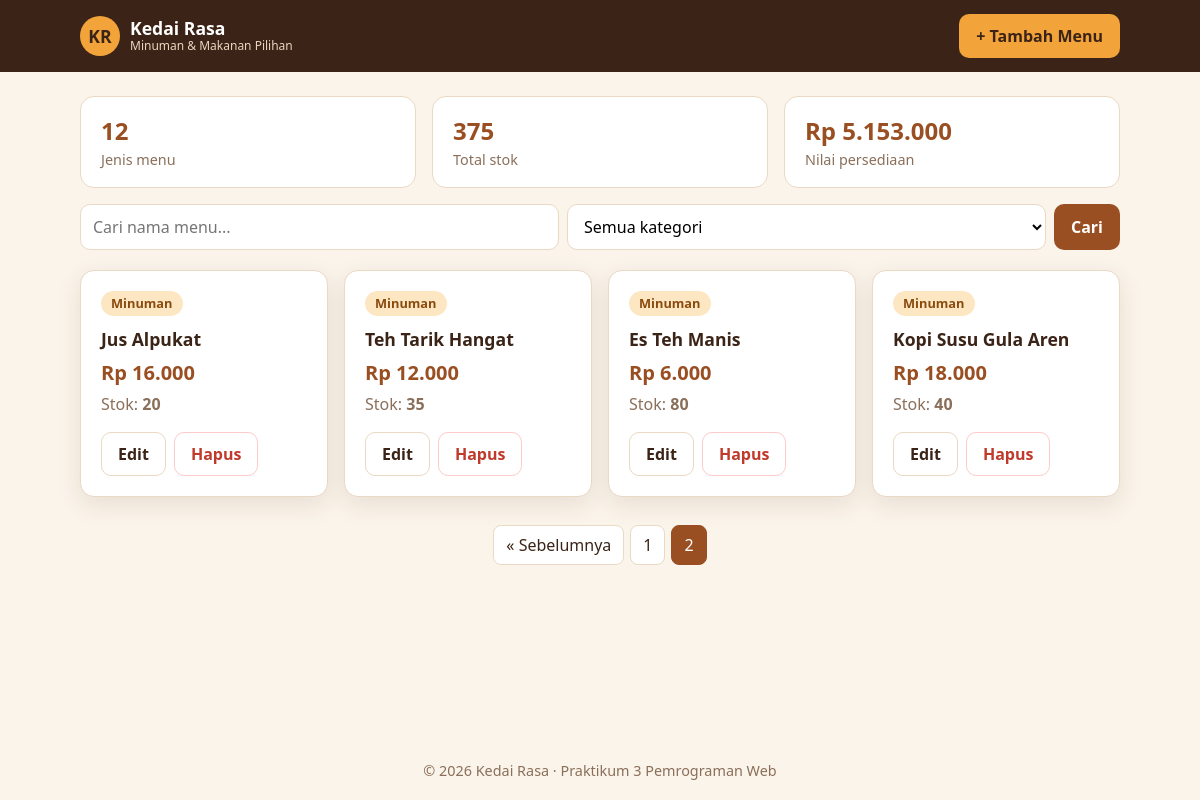
The app's page /index.php?page=2 with its own data.
### tables this page shows
CREATE TABLE products (
  id         INT AUTO_INCREMENT PRIMARY KEY,
  name       VARCHAR(100)  NOT NULL UNIQUE,
  category   VARCHAR(50)   NOT NULL DEFAULT 'Minuman',
  price      DECIMAL(12,2) NOT NULL,
  stock      INT           NOT NULL DEFAULT 0,
  created_at TIMESTAMP     DEFAULT CURRENT_TIMESTAMP
);

### config/helpers.php (called while the page is built, shortened)
<?php
function e($value): string
{
    return htmlspecialchars((string) $value, ENT_QUOTES, 'UTF-8');
}
function rupiah($number): string
{
    return 'Rp ' . number_format((float) $number, 0, ',', '.');
}
function index_url(array $params): string
{
    $params = array_filter($params, fn($v) => $v !== '' && $v !== null);
    return 'index.php' . ($params ? '?' . http_build_query($params) : '');
}

### public/index.php (the view, shortened to what this page needs)
<?php
require __DIR__ . '/../config/helpers.php';
$q        = trim((string) ($_GET['q'] ?? ''));
$category = trim((string) ($_GET['category'] ?? ''));
$page     = filter_input(INPUT_GET, 'page', FILTER_VALIDATE_INT) ?: 1;
$page     = max(1, $page);
$perPage  = 8;
$where  = [];
$params = [];
$whereSql = $where ? 'WHERE ' . implode(' AND ', $where) : '';
$stmt = $pdo->prepare("SELECT COUNT(*) FROM products $whereSql");
$stmt->execute($params);
$total      = (int) $stmt->fetchColumn();
$totalPages = max(1, (int) ceil($total / $perPage));
$page       = min($page, $totalPages);
$offset     = ($page - 1) * $perPage;
$stmt = $pdo->prepare(
    "SELECT id, name, category, price, stock
       FROM products $whereSql
   ORDER BY id DESC
      LIMIT :limit OFFSET :offset"
);
$stmt->bindValue(':limit', $perPage, PDO::PARAM_INT);
$stmt->bindValue(':offset', $offset, PDO::PARAM_INT);
$stmt->execute();
$products = $stmt->fetchAll();
$summary = $pdo->query(
    'SELECT COUNT(*) AS items, COALESCE(SUM(stock),0) AS units,
            COALESCE(SUM(price*stock),0) AS worth FROM products'
)->fetch();
require __DIR__ . '/../includes/header.php';
?>
<section class="stats">
  <div class="stat"><span class="stat__num"><?= (int) $summary['items'] ?></span><span class="stat__label">Jenis menu</span></div>
  <div class="stat"><span class="stat__num"><?= number_format((int) $summary['units'], 0, ',', '.') ?></span><span class="stat__label">Total stok</span></div>
  <div class="stat"><span class="stat__num"><?= e(rupiah($summary['worth'])) ?></span><span class="stat__label">Nilai persediaan</span></div>
</section>
<form class="toolbar" method="GET" action="index.php">
  <input type="search" name="q" placeholder="Cari nama menu..." value="<?= e($q) ?>">
  <select name="category">
    <option value="">Semua kategori</option>
  </select>
  <button class="btn btn--primary">Cari</button>
</form>
<?php if (!$products): ?>
  <div class="card empty">
    <h2>Belum ada menu</h2>
    <p>Tidak ada data yang cocok. Coba kata kunci lain atau tambahkan menu baru.</p>
  </div>
<?php else: ?>
  <section class="products">
    <?php foreach ($products as $p): ?>
      <article class="card product">
        <span class="badge badge--<?= e(strtolower($p["category"])) ?>"><?= e($p["category"]) ?></span>
        <h3><?= e($p['name']) ?></h3>
        <p class="price"><?= e(rupiah($p['price'])) ?></p>
        <p class="stock <?= (int) $p['stock'] < 5 ? 'stock--low' : '' ?>">
          Stok: <strong><?= (int) $p['stock'] ?></strong>
        </p>
        <div class="actions">
          <a class="btn btn--ghost" href="edit.php?id=<?= (int) $p['id'] ?>">Edit</a>
          <form method="POST" action="delete.php" onsubmit="return confirm('Yakin hapus menu ini?');">
            <button class="btn btn--danger">Hapus</button>
          </form>
        </div>
      </article>
    <?php endforeach; ?>
  </section>
  <?php if ($totalPages > 1): ?>
    <nav class="pagination" aria-label="Halaman">
      <?php if ($page > 1): ?>
        <a href="<?= e(index_url(['q' => $q, 'category' => $category, 'page' => $page - 1])) ?>">&laquo; Sebelumnya</a>
      <?php endif; ?>
      <?php for ($i = 1; $i <= $totalPages; $i++): ?>
        <a class="<?= $i === $page ? 'is-current' : '' ?>"
           href="<?= e(index_url(['q' => $q, 'category' => $category, 'page' => $i])) ?>"><?= $i ?></a>
      <?php endfor; ?>
    </nav>
  <?php endif; ?>
<?php endif; ?>
<?php require __DIR__ . '/../includes/footer.php'; ?>

### public/assets/style.css (style rules this page uses)
*, *::before, *::after { box-sizing: border-box; }
:root { --ink: #3b2417; --primary: #9a4f22; --primary-dark: #7a3d19; --accent: #f2a33a; --danger: #c0392b; --bg: #fbf4ea; --line: #ead9c3; --muted: #8a6f5a; }
body { margin: 0; font-family: "Segoe UI", Arial, sans-serif; color: var(--ink); background: var(--bg); line-height: 1.5; min-height: 100vh; display: flex; flex-direction: column; }
.card { margin: 0; padding: 20px; border: 1px solid var(--line); border-radius: 14px; background: #fff; box-shadow: 0 8px 24px rgba(59, 36, 23, .10); }
.btn { display: inline-block; padding: 9px 16px; border: 1px solid transparent; border-radius: 10px; font: inherit; font-weight: 600; cursor: pointer; text-decoration: none; transition: transform .1s, background .15s; }
.btn--primary { background: var(--primary); color: #fff; }
.btn--ghost { background: #fff; color: var(--ink); border-color: var(--line); }
.btn--danger { background: #fff; color: var(--danger); border-color: #fecaca; }
.stats { display: flex; flex-wrap: wrap; gap: 16px; margin: 24px 0 16px; }
.stat { flex: 1 1 200px; display: flex; flex-direction: column; padding: 16px 20px; background: #fff; border: 1px solid var(--line); border-radius: 14px; }
.stat__num { font-size: 1.5rem; font-weight: 800; color: var(--primary); }
.stat__label { color: var(--muted); font-size: .9rem; }
.toolbar { display: flex; flex-wrap: wrap; gap: 8px; margin: 0 0 20px; }
.toolbar input, .toolbar select { flex: 1 1 200px; }
input, select { width: 100%; padding: 10px 12px; border: 1px solid var(--line); border-radius: 10px; font: inherit; background: #fff; }
.products { display: flex; flex-wrap: wrap; gap: 16px; align-items: stretch; }
.product { flex: 1 1 220px; max-width: 340px; display: flex; flex-direction: column; }
.product h3 { margin: 10px 0 6px; font-size: 1.1rem; word-break: break-word; }
.price { margin: 0; font-size: 1.25rem; font-weight: 800; color: var(--primary); }
.stock { margin: 4px 0 16px; color: var(--muted); }
.badge { align-self: flex-start; padding: 3px 10px; border-radius: 999px; background: #fef3c7; color: #92400e; font-size: .8rem; font-weight: 700; }
.badge--minuman { background: #fde7c3; color: #8a4b0f; }
.actions { display: flex; gap: 8px; margin-top: auto; }
.actions form { margin: 0; }
.pagination { display: flex; flex-wrap: wrap; justify-content: center; gap: 6px; margin: 28px 0 8px; }
.pagination a { padding: 7px 12px; border: 1px solid var(--line); border-radius: 8px; background: #fff; color: var(--ink); text-decoration: none; }
.pagination a.is-current { background: var(--primary); color: #fff; border-color: var(--primary); }

### records on screen
products: category "Minuman", name "Jus Alpukat", price "Rp 16.000", stock "20"
products: category "Minuman", name "Teh Tarik Hangat", price "Rp 12.000", stock "35"
products: category "Minuman", name "Es Teh Manis", price "Rp 6.000", stock "80"
products: category "Minuman", name "Kopi Susu Gula Aren", price "Rp 18.000", stock "40"

### other values on screen
APP_INITIAL "KR"
APP_NAME "Kedai Rasa"
APP_TAGLINE "Minuman & Makanan Pilihan"
$summary['items'] "12"
$summary['units'] "375"
rupiah($summary['worth']) "Rp 5.153.000"
